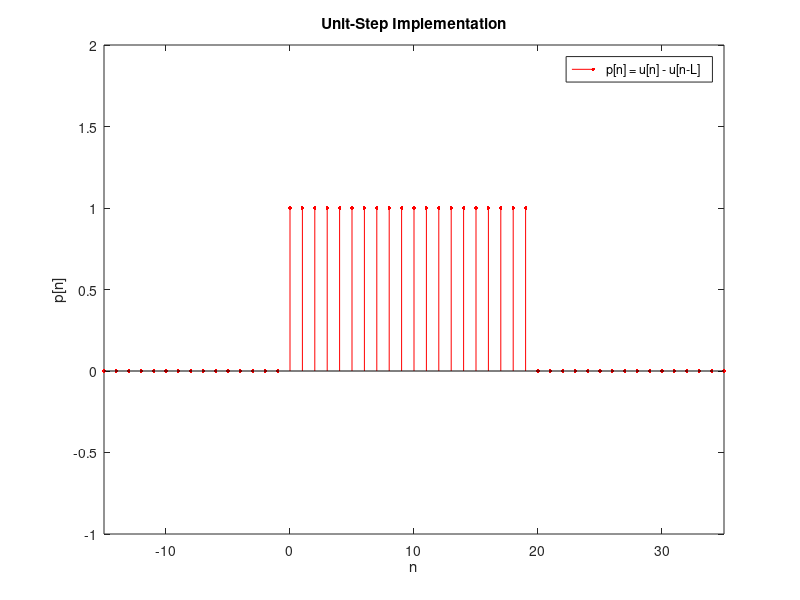
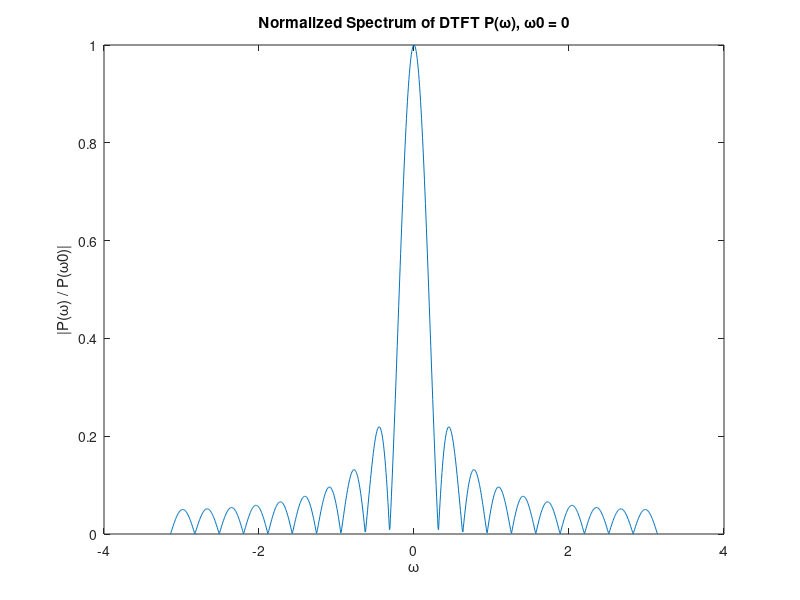

MATLAB code to generate these figures, in order: (Note: this script raises an error after producing the figures.)
problem4n = -15:1:35;
L = 20;
p = @(n) double(n>=0 & n<=L-1);
problem4p = p(problem4n);
figure(1);
stem(problem4n,problem4p,"Marker",".","MarkerSize",8,Color='r');
axis([-15 35 -1 2])
xlabel("n");
ylabel("p[n]");
title("Unit-Step Implementation");
legend("p[n] = u[n] - u[n-L]")
figure(2);
L = 20;
P = @(w) L.*exp(-1.*1j.*w.*(L-1)) .* ((sinc((w.*L)./(2.*pi)))./(sinc((w)./(2.*pi))));
w = -pi:(2.*pi)/1001:pi;
plot(w,abs(P(w)/P(0)));
xlabel("ω");
ylabel("|P(ω) / P(ω0)|");
title("Normalized Spectrum of DTFT P(ω), ω0 = 0");

figure(3);
b = [1 1 1 1 1 1 1 1 1 1 1 1 1 1 1 1 1 1 1 1]; %z transform of p[n]
a = [1];
[h,omega] = freqz(b,a,'whole',w);
plot(omega,abs(h));
xlabel("ω");
ylabel("|h|");
title("Normalized Spectrum of DTFT P(ω) using freqz");
